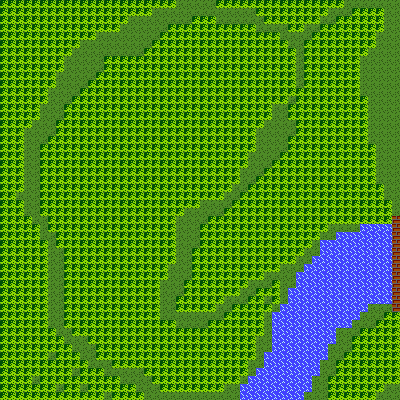

A level layout from a 2D game, rendered from its tile map. Below: a short description, then the map file with tile-grid data replaced by summaries:
An orthogonal 50x50 tile map with 8x8 px tiles, 2 tile layers (ground, bricks, water and trees), 2 tilesets and 1 object (scenario).

<map version="1.10" tiledversion="1.10.1" orientation="orthogonal" renderorder="right-down" width="50" height="50" tilewidth="8" tileheight="8" infinite="0" nextlayerid="6" nextobjectid="2">
 <tileset firstgid="1" source="ground.tsx" />
 <tileset firstgid="7" source="bricks.tsx" />
 <layer id="1" name="ground" width="50" height="50">
  <data>[2500 cells, 2500 non-empty, 1 distinct tile ids]</data>
 </layer>
 <layer id="2" name="bricks, water and trees" width="50" height="50">
  <data>[2500 cells, 2016 non-empty, 3 distinct tile ids]</data>
 </layer>
 <objectgroup id="3" name="collision areas" />
 <objectgroup id="4" name="scenario" />
 <objectgroup id="5" name="spawns">
  <object id="1" name="do not destroy buildings" type="scenario" x="364.875" y="204.333" width="32.9167" height="191.333">
   <properties>
    <property name="eventName" value="EnterToNoFireZone" />
    <property name="trackActivity" type="bool" value="true" />
    <property name="type" value="AreaEvent" />
   </properties>
  </object>
 </objectgroup>
</map>
